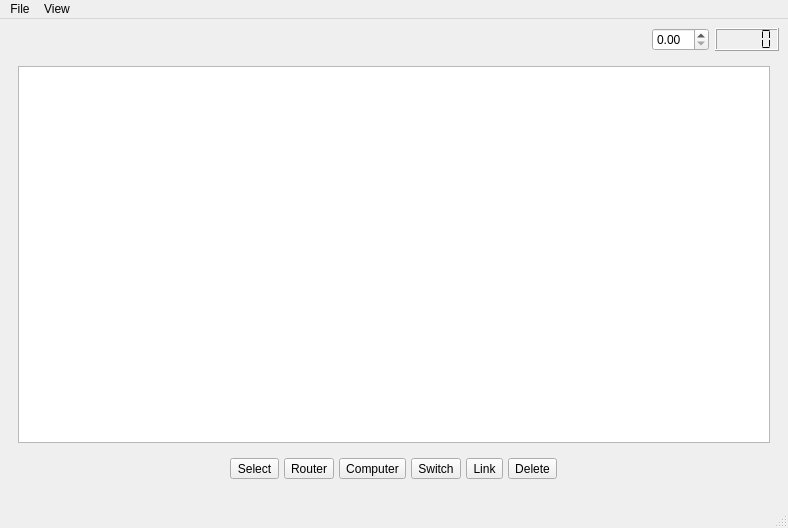
<?xml version="1.0" encoding="UTF-8"?>
<ui version="4.0">
 <class>MainWindow</class>
 <widget class="QMainWindow" name="MainWindow">
  <property name="geometry">
   <rect>
    <x>0</x>
    <y>0</y>
    <width>788</width>
    <height>528</height>
   </rect>
  </property>
  <property name="windowTitle">
   <string>MainWindow</string>
  </property>
  <widget class="QWidget" name="centralwidget">
   <layout class="QVBoxLayout" name="verticalLayout">
    <item>
     <layout class="QHBoxLayout" name="horizontalLayout">
      <item>
       <spacer name="horizontalSpacer">
        <property name="orientation">
         <enum>Qt::Orientation::Horizontal</enum>
        </property>
        <property name="sizeHint" stdset="0">
         <size>
          <width>40</width>
          <height>20</height>
         </size>
        </property>
       </spacer>
      </item>
      <item>
       <widget class="QDoubleSpinBox" name="simSpeedSpinBox"/>
      </item>
      <item>
       <widget class="QLCDNumber" name="tickNumberDisplay">
        <property name="autoFillBackground">
         <bool>false</bool>
        </property>
        <property name="segmentStyle">
         <enum>QLCDNumber::SegmentStyle::Flat</enum>
        </property>
       </widget>
      </item>
     </layout>
    </item>
    <item>
     <widget class="QWidget" name="networkContainer" native="true">
      <layout class="QVBoxLayout" name="verticalLayout_4">
       <item>
        <widget class="NetworkView" name="networkView">
         <property name="sizePolicy">
          <sizepolicy hsizetype="Expanding" vsizetype="Expanding">
           <horstretch>0</horstretch>
           <verstretch>0</verstretch>
          </sizepolicy>
         </property>
        </widget>
       </item>
       <item>
        <widget class="QWidget" name="toolsWidget" native="true">
         <layout class="QHBoxLayout" name="horizontalLayout_2">
          <item>
           <layout class="QHBoxLayout" name="toolsLayout">
            <property name="spacing">
             <number>5</number>
            </property>
            <property name="sizeConstraint">
             <enum>QLayout::SizeConstraint::SetDefaultConstraint</enum>
            </property>
            <item>
             <widget class="QToolButton" name="selectButton">
              <property name="text">
               <string>Select</string>
              </property>
             </widget>
            </item>
            <item>
             <widget class="QToolButton" name="routerButton">
              <property name="text">
               <string>Router</string>
              </property>
             </widget>
            </item>
            <item>
             <widget class="QToolButton" name="computerButton">
              <property name="text">
               <string>Computer</string>
              </property>
             </widget>
            </item>
            <item>
             <widget class="QToolButton" name="switchButton">
              <property name="text">
               <string>Switch</string>
              </property>
             </widget>
            </item>
            <item>
             <widget class="QToolButton" name="linkButton">
              <property name="text">
               <string>Link</string>
              </property>
             </widget>
            </item>
            <item>
             <widget class="QToolButton" name="deleteButton">
              <property name="text">
               <string>Delete</string>
              </property>
             </widget>
            </item>
           </layout>
          </item>
         </layout>
        </widget>
       </item>
      </layout>
     </widget>
    </item>
   </layout>
  </widget>
  <widget class="QStatusBar" name="statusbar"/>
  <widget class="QMenuBar" name="menubar">
   <property name="geometry">
    <rect>
     <x>0</x>
     <y>0</y>
     <width>788</width>
     <height>20</height>
    </rect>
   </property>
   <widget class="QMenu" name="menuFile">
    <property name="title">
     <string>File</string>
    </property>
   </widget>
   <widget class="QMenu" name="menuView">
    <property name="title">
     <string>View</string>
    </property>
    <addaction name="actionGrid"/>
    <addaction name="actionSnapToGrid"/>
    <addaction name="actionVlanViz"/>
   </widget>
   <addaction name="menuFile"/>
   <addaction name="menuView"/>
  </widget>
  <action name="actionGrid">
   <property name="checkable">
    <bool>true</bool>
   </property>
   <property name="checked">
    <bool>true</bool>
   </property>
   <property name="text">
    <string>Grid</string>
   </property>
  </action>
  <action name="actionSnapToGrid">
   <property name="checkable">
    <bool>true</bool>
   </property>
   <property name="text">
    <string>Snap to grid</string>
   </property>
  </action>
  <action name="actionVlanViz">
   <property name="checkable">
    <bool>true</bool>
   </property>
   <property name="text">
    <string>Vlan visualization</string>
   </property>
  </action>
 </widget>
 <customwidgets>
  <customwidget>
   <class>NetworkView</class>
   <extends>QGraphicsView</extends>
   <header location="global">network_view.hpp</header>
  </customwidget>
 </customwidgets>
 <resources/>
 <connections/>
</ui>
